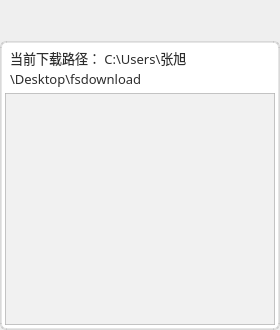
<?xml version="1.0" encoding="UTF-8"?>
<ui version="4.0">
 <class>downloadwidget</class>
 <widget class="QWidget" name="downloadwidget">
  <property name="geometry">
   <rect>
    <x>0</x>
    <y>0</y>
    <width>280</width>
    <height>330</height>
   </rect>
  </property>
  <property name="minimumSize">
   <size>
    <width>280</width>
    <height>0</height>
   </size>
  </property>
  <property name="maximumSize">
   <size>
    <width>280</width>
    <height>16777215</height>
   </size>
  </property>
  <property name="windowTitle">
   <string>Form</string>
  </property>
  <property name="styleSheet">
   <string notr="true">color: rgb(45, 45, 45);</string>
  </property>
  <layout class="QVBoxLayout" name="verticalLayout">
   <property name="spacing">
    <number>10</number>
   </property>
   <property name="leftMargin">
    <number>0</number>
   </property>
   <property name="topMargin">
    <number>3</number>
   </property>
   <property name="rightMargin">
    <number>0</number>
   </property>
   <property name="bottomMargin">
    <number>0</number>
   </property>
   <item>
    <widget class="QWidget" name="widget_2" native="true">
     <property name="minimumSize">
      <size>
       <width>0</width>
       <height>28</height>
      </size>
     </property>
     <layout class="QHBoxLayout" name="horizontalLayout_3">
      <property name="leftMargin">
       <number>0</number>
      </property>
      <property name="topMargin">
       <number>0</number>
      </property>
      <property name="rightMargin">
       <number>5</number>
      </property>
      <property name="bottomMargin">
       <number>0</number>
      </property>
      <item>
       <spacer name="horizontalSpacer_2">
        <property name="orientation">
         <enum>Qt::Horizontal</enum>
        </property>
        <property name="sizeHint" stdset="0">
         <size>
          <width>244</width>
          <height>20</height>
         </size>
        </property>
       </spacer>
      </item>
      <item>
       <widget class="QToolButton" name="toolButton_file">
        <property name="minimumSize">
         <size>
          <width>22</width>
          <height>25</height>
         </size>
        </property>
        <property name="maximumSize">
         <size>
          <width>22</width>
          <height>25</height>
         </size>
        </property>
        <property name="styleSheet">
         <string notr="true">QToolButton {
	color: rgb(255, 255, 255);
	background-color: rgba(255, 255, 255, 0);
	border: none;
}

QToolButton::menu-indicator { 
	image: None;
}

 
QToolButton:hover {
	color: rgb(255, 255, 255);
	background-color: rgba(255, 255, 255, 0);
	border: none;
}</string>
        </property>
        <property name="icon">
         <iconset resource="lib.qrc">
          <normaloff>:/lib/download.png</normaloff>:/lib/download.png</iconset>
        </property>
        <property name="iconSize">
         <size>
          <width>22</width>
          <height>22</height>
         </size>
        </property>
       </widget>
      </item>
     </layout>
    </widget>
   </item>
   <item>
    <widget class="QWidget" name="widget_body" native="true">
     <property name="styleSheet">
      <string notr="true">#widget_body{
background-color: rgb(255, 255, 255);
/*padding:5px;*/
border-radius:6px;
	border: 2px solid;
	border-color: rgba(126, 126, 126, 50);
}</string>
     </property>
     <layout class="QVBoxLayout" name="verticalLayout_2">
      <property name="spacing">
       <number>0</number>
      </property>
      <property name="leftMargin">
       <number>5</number>
      </property>
      <property name="topMargin">
       <number>2</number>
      </property>
      <property name="rightMargin">
       <number>5</number>
      </property>
      <property name="bottomMargin">
       <number>5</number>
      </property>
      <item>
       <widget class="QWidget" name="widget_3" native="true">
        <property name="styleSheet">
         <string notr="true">background-color: rgb(255, 255, 255);</string>
        </property>
        <layout class="QHBoxLayout" name="horizontalLayout_2">
         <property name="spacing">
          <number>0</number>
         </property>
         <property name="leftMargin">
          <number>5</number>
         </property>
         <property name="topMargin">
          <number>5</number>
         </property>
         <property name="rightMargin">
          <number>0</number>
         </property>
         <property name="bottomMargin">
          <number>5</number>
         </property>
         <item>
          <widget class="QLabel" name="label_2">
           <property name="font">
            <font>
             <family>OPPOSans B</family>
             <pointsize>10</pointsize>
             <stylestrategy>PreferAntialias</stylestrategy>
            </font>
           </property>
           <property name="layoutDirection">
            <enum>Qt::LeftToRight</enum>
           </property>
           <property name="styleSheet">
            <string notr="true"/>
           </property>
           <property name="text">
            <string>当前下载路径： C:\Users\张旭\Desktop\fsdownload</string>
           </property>
           <property name="alignment">
            <set>Qt::AlignLeading|Qt::AlignLeft|Qt::AlignVCenter</set>
           </property>
           <property name="wordWrap">
            <bool>true</bool>
           </property>
          </widget>
         </item>
         <item>
          <widget class="QToolButton" name="toolButton_file_3">
           <property name="minimumSize">
            <size>
             <width>22</width>
             <height>25</height>
            </size>
           </property>
           <property name="maximumSize">
            <size>
             <width>22</width>
             <height>25</height>
            </size>
           </property>
           <property name="styleSheet">
            <string notr="true">QToolButton {
	color: rgb(255, 255, 255);
	background-color: rgb(255, 255, 255);
	border: none;
}

QToolButton::menu-indicator { 
	image: None;
}

 
QToolButton:hover {
	color: rgb(255, 255, 255);
	background-color: rgb(255, 255, 255);
	border: none;
}</string>
           </property>
           <property name="icon">
            <iconset resource="lib.qrc">
             <normaloff>:/lib/file.png</normaloff>:/lib/file.png</iconset>
           </property>
           <property name="iconSize">
            <size>
             <width>20</width>
             <height>20</height>
            </size>
           </property>
          </widget>
         </item>
         <item>
          <widget class="QToolButton" name="toolButton_file_2">
           <property name="minimumSize">
            <size>
             <width>22</width>
             <height>25</height>
            </size>
           </property>
           <property name="maximumSize">
            <size>
             <width>22</width>
             <height>25</height>
            </size>
           </property>
           <property name="styleSheet">
            <string notr="true">QToolButton {
	color: rgb(255, 255, 255);
	background-color: rgb(255, 255, 255);
	border: none;
}

QToolButton::menu-indicator { 
	image: None;
}

 
QToolButton:hover {
	color: rgb(255, 255, 255);
	background-color: rgb(255, 255, 255);
	border: none;
}</string>
           </property>
           <property name="icon">
            <iconset resource="lib.qrc">
             <normaloff>:/lib/setting3.png</normaloff>:/lib/setting3.png</iconset>
           </property>
           <property name="iconSize">
            <size>
             <width>20</width>
             <height>20</height>
            </size>
           </property>
          </widget>
         </item>
        </layout>
       </widget>
      </item>
      <item>
       <widget class="QScrollArea" name="scrollArea">
        <property name="minimumSize">
         <size>
          <width>0</width>
          <height>0</height>
         </size>
        </property>
        <property name="styleSheet">
         <string notr="true">#scrollArea{
	border: 1px solid;
	border-color: rgba(126, 126, 126, 50);
	background-color: rgba(29, 29, 29, 50);
}
</string>
        </property>
        <property name="widgetResizable">
         <bool>true</bool>
        </property>
        <widget class="QWidget" name="scrollAreaWidgetContents">
         <property name="geometry">
          <rect>
           <x>0</x>
           <y>0</y>
           <width>268</width>
           <height>236</height>
          </rect>
         </property>
         <property name="minimumSize">
          <size>
           <width>0</width>
           <height>200</height>
          </size>
         </property>
         <property name="styleSheet">
          <string notr="true">background-color: rgba(255, 255, 255, 150);</string>
         </property>
         <layout class="QVBoxLayout" name="verticalLayout_3">
          <property name="spacing">
           <number>0</number>
          </property>
          <property name="leftMargin">
           <number>0</number>
          </property>
          <property name="topMargin">
           <number>0</number>
          </property>
          <property name="rightMargin">
           <number>0</number>
          </property>
          <property name="bottomMargin">
           <number>0</number>
          </property>
          <item>
           <widget class="QWidget" name="widget" native="true">
            <property name="minimumSize">
             <size>
              <width>0</width>
              <height>200</height>
             </size>
            </property>
            <property name="styleSheet">
             <string notr="true">background-color: rgba(255, 255, 255, 50);</string>
            </property>
            <layout class="QVBoxLayout" name="verticalLayout_4">
             <property name="spacing">
              <number>3</number>
             </property>
             <property name="leftMargin">
              <number>0</number>
             </property>
             <property name="topMargin">
              <number>0</number>
             </property>
             <property name="rightMargin">
              <number>0</number>
             </property>
             <property name="bottomMargin">
              <number>0</number>
             </property>
             <item>
              <spacer name="verticalSpacer">
               <property name="orientation">
                <enum>Qt::Vertical</enum>
               </property>
               <property name="sizeHint" stdset="0">
                <size>
                 <width>20</width>
                 <height>235</height>
                </size>
               </property>
              </spacer>
             </item>
            </layout>
           </widget>
          </item>
         </layout>
        </widget>
       </widget>
      </item>
     </layout>
    </widget>
   </item>
  </layout>
 </widget>
 <resources>
  <include location="lib.qrc"/>
 </resources>
 <connections/>
</ui>
